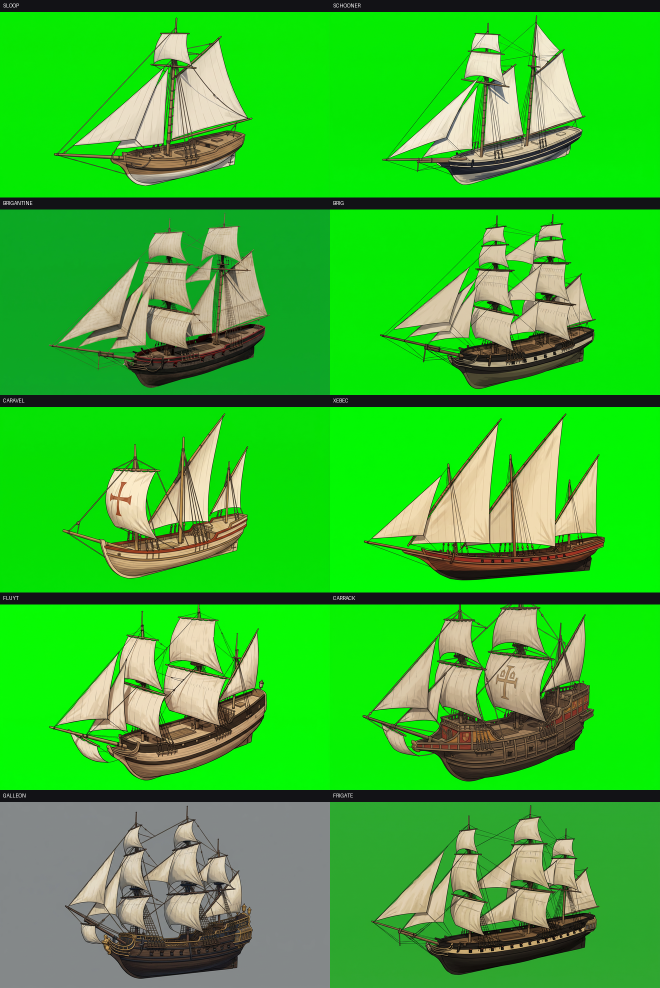
#> input picture fleet_plates.png, 1320 x 1975 px, given as the content of the folder ../fleet_plates.png, which was not available (shown at 1/2 size)
$ python cutout_plates.py --src ../fleet_plates.png --out out.png
#> lines starting #> are read from the running program, lines starting #| are printed output that depends on the picture; after the words box and inside, x2 and y2 are one past the last pixel; in counts of white or black regions, pixels touching at a corner belong together; pictures that were not available may be replaced by others from this repository, and a replacement may not be noted
#!/usr/bin/env python3
"""
Deterministic background removal for ship plates.

The Nano Banana "remove the background" pass does NOT produce alpha — it returns
an opaque image with a re-shaded flat background. This does the cutout locally:
free, exact, reproducible, and no API spend.

Method: flood-fill from the frame edges over pixels within a colour tolerance of
the sampled border colour. Edge flood-fill (NOT corner-colour estimation) is the
documented approach — corner estimation fails when hull colours overlap the
background. Enclosed regions (gaps between rigging and hull) stay opaque unless
they connect to the border, which is the correct behaviour for a ship.

Also emits a scale-normalised variant: every plate is alpha-bbox fitted to a
common canvas so the hull occupies the same footprint across the whole ladder,
rather than relying on the model to hold framing (it does not).

Usage:
    python cutout_plates.py --src <plates-raw dir> --out <plates dir> [--tol 26]
"""

from __future__ import annotations

import argparse
from collections import deque
from pathlib import Path

import numpy as np
from PIL import Image, ImageFilter


def edge_flood_alpha(rgb: np.ndarray, tol: int, bridge: int = 3) -> np.ndarray:
    """Return a boolean mask of background pixels, flood-filled from the edges.

    Rigging lines partition the sky into pockets that never touch the frame, so a
    naive edge flood leaves them opaque. Fix: flood over a DILATED copy of the
    background mask, which bridges thin rigging (<= 2*bridge px) and lets the fill
    reach every pocket — then intersect the reachable set back with the strict
    mask, so the rigging itself stays fully opaque.
    """
    h, w, _ = rgb.shape

    # Border colour = median of the 1px frame, robust to a stray dark pixel.
    border = np.concatenate([rgb[0, :], rgb[-1, :], rgb[:, 0], rgb[:, -1]])
    bg = np.median(border, axis=0)

    within = (np.abs(rgb.astype(np.int16) - bg.astype(np.int16)).max(axis=2) <= tol)

    if bridge > 0:
        m = Image.fromarray((within * 255).astype(np.uint8))
        m = m.filter(ImageFilter.MaxFilter(2 * bridge + 1))
        flood_mask = np.asarray(m) > 127
    else:
        flood_mask = within

    visited = np.zeros((h, w), dtype=bool)
    q: deque[tuple[int, int]] = deque()

    for x in range(w):
        for y in (0, h - 1):
            if flood_mask[y, x] and not visited[y, x]:
                visited[y, x] = True
                q.append((y, x))
    for y in range(h):
        for x in (0, w - 1):
            if flood_mask[y, x] and not visited[y, x]:
                visited[y, x] = True
                q.append((y, x))

    while q:
        y, x = q.popleft()
        for dy, dx in ((1, 0), (-1, 0), (0, 1), (0, -1)):
            ny, nx = y + dy, x + dx
            if 0 <= ny < h and 0 <= nx < w and flood_mask[ny, nx] and not visited[ny, nx]:
                visited[ny, nx] = True
                q.append((ny, nx))

    return visited & within


def is_chroma_green(rgb: np.ndarray) -> bool:
    """Is the plate shot on chroma green rather than the grey studio background?"""
    border = np.concatenate([rgb[0, :], rgb[-1, :], rgb[:, 0], rgb[:, -1]])
    r, g, b = np.median(border, axis=0)
    return g > 90 and g > r * 1.6 and g > b * 1.6


def despill(rgb: np.ndarray) -> np.ndarray:
    """Remove green spill from edge pixels.

    A chroma-key plate bounces green onto the subject, and the cut-out keeps it —
    most visibly along rigging lines and through the ratlines, where nearly every
    pixel borders background. Untreated, every ship ships with a green fringe.

    Standard average-despill: wherever green exceeds the mean of red and blue, pull
    it back to that mean. Neutral and warm surfaces (timber, canvas, gold) are
    untouched because their green already sits at or below that mean; only the
    contaminated pixels move. This is why the plate prompt forbids green ANYWHERE
    on the ship — a genuinely green sail would be desaturated by this pass.
    """
    out = rgb.astype(np.int16)
    limit = (out[:, :, 0] + out[:, :, 2]) // 2
    out[:, :, 1] = np.minimum(out[:, :, 1], limit)
    return np.clip(out, 0, 255).astype(np.uint8)


def cutout(path: Path, tol: int, bridge: int) -> Image.Image:
    im = Image.open(path).convert("RGB")
    rgb = np.asarray(im)

    chroma = is_chroma_green(rgb)
    if chroma:
        # Grey backgrounds need a knife-edge tolerance (8) because pale sails sit
        # within ~26 of the background and get punched through. Green shares no
        # colour neighbourhood with timber, canvas or gold, so the safe window is
        # wide: measured tol=26..90 gives a byte-identical bbox on the probe plate.
        # 60 sits in the middle of that window rather than on either edge.
        tol = max(tol, 60)

    bg_mask = edge_flood_alpha(rgb, tol, bridge)

    if chroma:
        rgb = despill(rgb)

    alpha = np.where(bg_mask, 0, 255).astype(np.uint8)
    rgba = np.dstack([rgb, alpha])
    return Image.fromarray(rgba, mode="RGBA")


def alpha_bbox(im: Image.Image) -> tuple[int, int, int, int] | None:
    a = np.asarray(im)[:, :, 3]
    ys, xs = np.nonzero(a)
    if len(xs) == 0:
        return None
    return int(xs.min()), int(ys.min()), int(xs.max()) + 1, int(ys.max()) + 1


def main() -> int:
    ap = argparse.ArgumentParser()
    ap.add_argument("--src", required=True)
    ap.add_argument("--out", required=True)
    ap.add_argument("--norm", default=None, help="also write scale-normalised plates here")
    ap.add_argument("--tol", type=int, default=8)
    ap.add_argument("--bridge", type=int, default=3, help="px of rigging to bridge")
    ap.add_argument("--canvas", default="1408x768")
    ap.add_argument("--margin", type=float, default=0.04, help="fraction of canvas kept clear")
    args = ap.parse_args()

    src, out = Path(args.src), Path(args.out)
    out.mkdir(parents=True, exist_ok=True)
    cw, ch = (int(v) for v in args.canvas.split("x"))

    cut: dict[Path, Image.Image] = {}
    for p in sorted(src.glob("*.png")):
        im = cutout(p, args.tol, args.bridge)
#> in cutout, im is the input picture: PIL image 1320x1975 RGB; mean R, G, B 56.6, 181.6, 46.8
#> in is_chroma_green, `r, g, b = np.median(border, axis=0)`: r = 18; g = 167; b = 22
#> in cutout, `chroma = is_chroma_green(rgb)`: chroma = True
#> in edge_flood_alpha, `bg = np.median(border, axis=0)`: bg = [18, 167, 22]
#> in edge_flood_alpha, `within = (np.abs(rgb.astype(np.int16) - bg.astype(np.int16)).max(axis=..`:
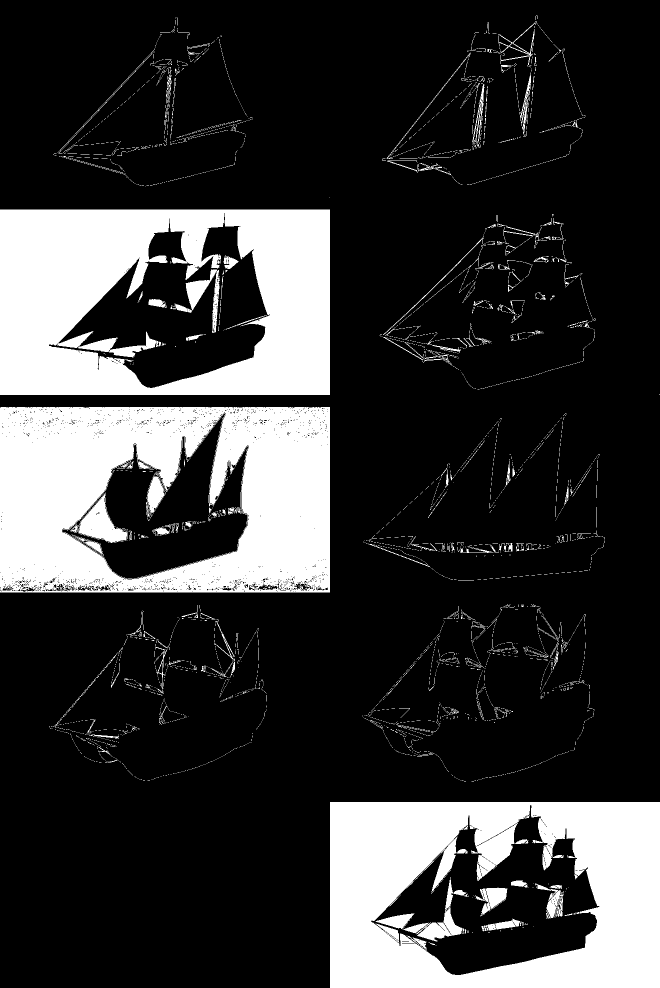
#> within: shape (1975, 1320) bool (shown at 1/2 size); 21.5% white; 3712 white regions (3483 under 20 px), largest, box (x1, y1, x2, y2) and area: (0, 814, 660, 1185) 179095, (0, 419, 660, 790) 170552, (660, 1604, 1320, 1975) 163658
#> in edge_flood_alpha, `m = m.filter(ImageFilter.MaxFilter(2 * bridge + 1))`:
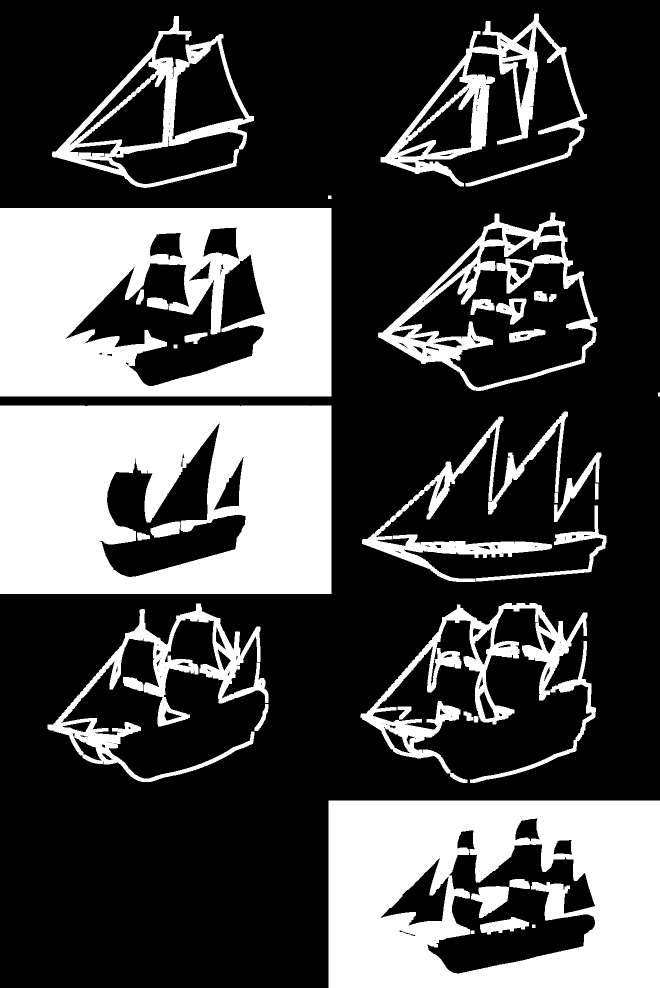
#> m: PIL image 1320x1975 L (shown at 1/2 size); 30.1% white; 37 white regions, largest, box (x1, y1, x2, y2) and area: (0, 811, 663, 1188) 208619, (0, 416, 663, 793) 192853, (657, 1601, 1320, 1975) 187026
#> after the loop in edge_flood_alpha, `for x in range(w):`: visited: shape (1975, 1320) bool; 0.03% white in thin lines or dots, all inside (x1, y1, x2, y2) = (657, 1974, 1320, 1975)
#> after the loop in edge_flood_alpha, `for y in range(h):`:
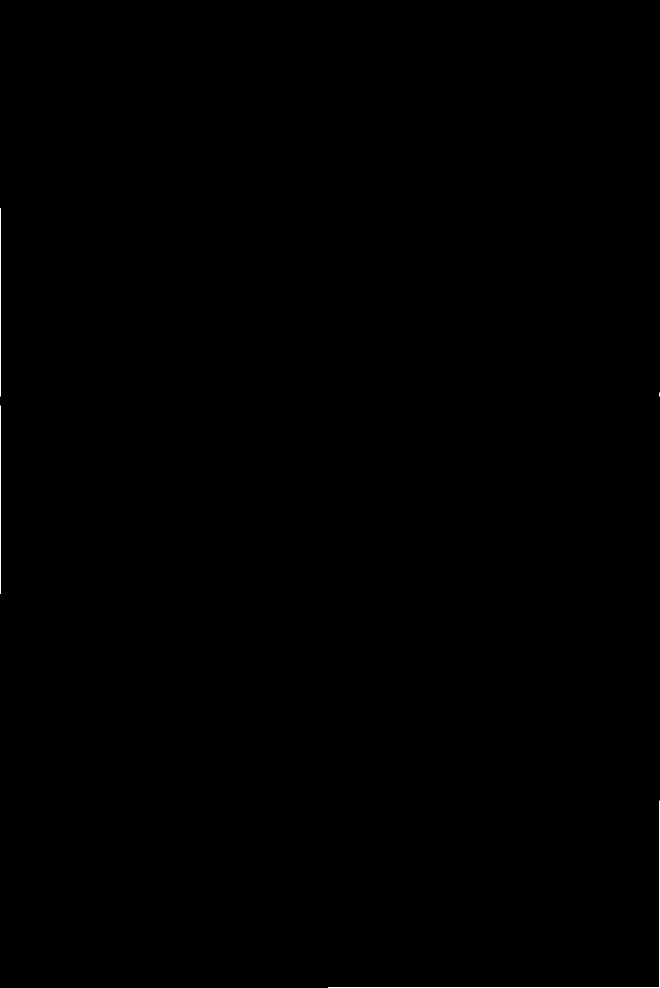
#> visited: shape (1975, 1320) bool (shown at 1/2 size); 0.07% white in thin lines or dots, all inside (x1, y1, x2, y2) = (0, 416, 1320, 1975)
#> after the loop in edge_flood_alpha, `while q:`:
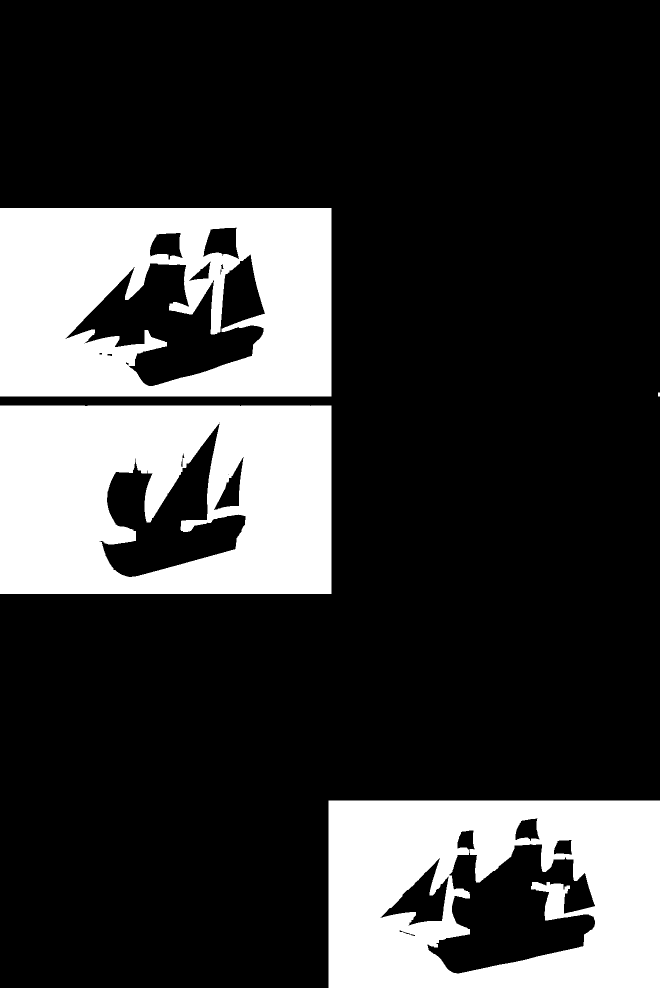
#> visited: shape (1975, 1320) bool (shown at 1/2 size); 22.6% white; 4 white regions, box (x1, y1, x2, y2) and area: (0, 811, 663, 1188) 208619, (0, 416, 663, 793) 192853, (657, 1601, 1320, 1975) 187026, (1316, 785, 1320, 793) 32
#> in despill, `limit = (out[:, :, 0] + out[:, :, 2]) // 2`:
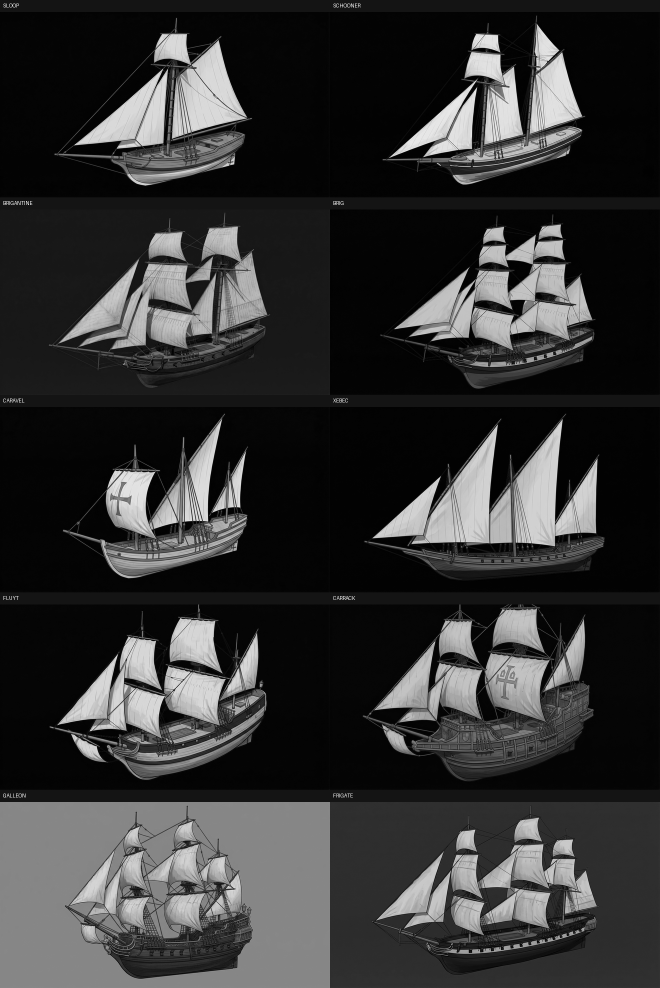
#> limit: shape (1975, 1320) int16 (shown at 1/2 size); min 0, max 253, mean 51.5
#> in despill, `out[:, :, 1] = np.minimum(out[:, :, 1], limit)`:
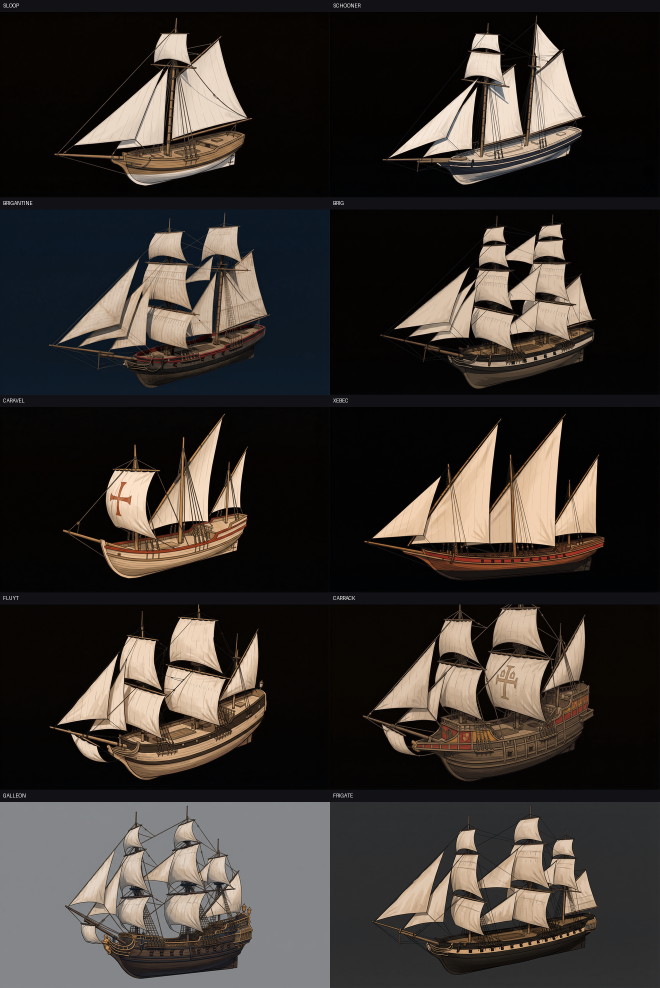
#> out: shape (1975, 1320, 3) int16 (shown at 1/2 size); mean R, G, B 56.6, 51.1, 46.8
#> in cutout, `rgba = np.dstack([rgb, alpha])`:
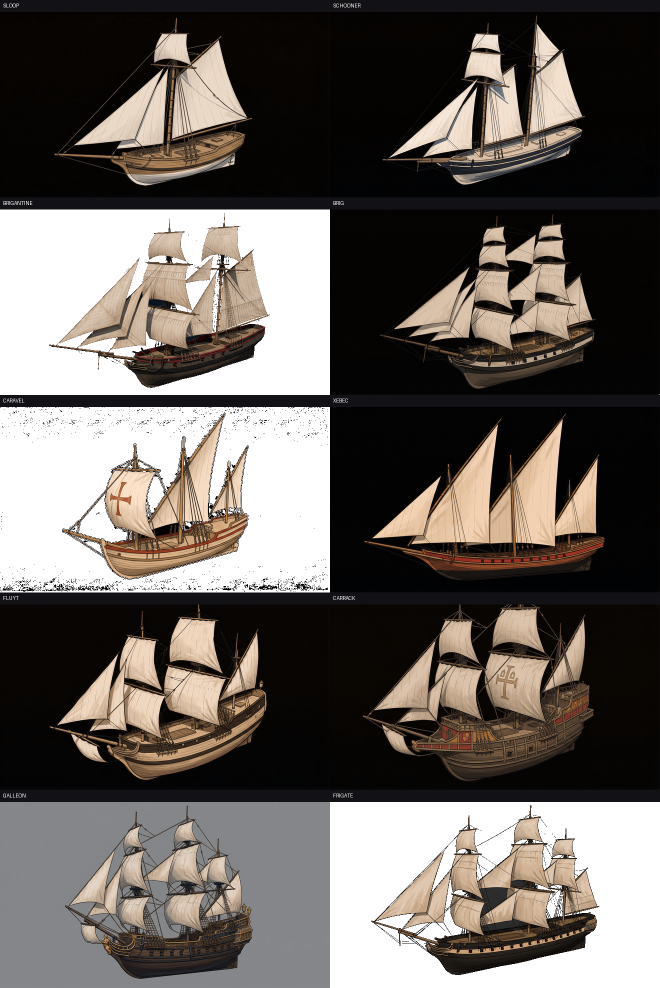
#> rgba: shape (1975, 1320, 4) (shown at 1/2 size); mean R, G, B, A 56.6, 51.1, 46.8, 202.9; transparent parts drawn white
        im.save(out / p.name)
        cut[p] = im
        a = np.asarray(im)[:, :, 3]
        pct = 100.0 * (a == 0).sum() / a.size
#> pct = 20.41
        bb = alpha_bbox(im)
#> bb = (0, 0, 1320, 1975)
        print(f"{p.name:52s} transparent {pct:5.1f}%  bbox {bb}")
#| fleet_plates.png                                     transparent  20.4%  bbox (0, 0, 1320, 1975)

    if not args.norm:
        return 0

    norm = Path(args.norm)
    norm.mkdir(parents=True, exist_ok=True)

    # Common scale: fit the LARGEST hull footprint into the margin box, then apply
    # that same scale to every plate so relative ship size is preserved.
    boxes = {p: alpha_bbox(im) for p, im in cut.items()}
    max_w = max(b[2] - b[0] for b in boxes.values() if b)
    max_h = max(b[3] - b[1] for b in boxes.values() if b)
    avail_w, avail_h = cw * (1 - 2 * args.margin), ch * (1 - 2 * args.margin)
    scale = min(avail_w / max_w, avail_h / max_h)

    for p, im in cut.items():
        b = boxes[p]
        if not b:
            continue
        crop = im.crop(b)
        nw, nh = max(1, round(crop.width * scale)), max(1, round(crop.height * scale))
        crop = crop.resize((nw, nh), Image.LANCZOS)
        canvas = Image.new("RGBA", (cw, ch), (0, 0, 0, 0))
        canvas.paste(crop, ((cw - nw) // 2, (ch - nh) // 2), crop)
        canvas.save(norm / p.name)

    print(f"\nnormalised {len(cut)} plates at common scale {scale:.4f} onto {cw}x{ch}")
    return 0


if __name__ == "__main__":
    raise SystemExit(main())
#> (the program exits here)
